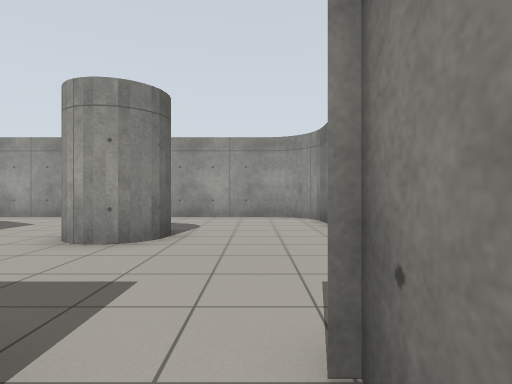
[1] (above)

24 first-person views from a walk through a Gazebo world. The camera is 0.94 m above the floor, looks level and sees 80° across. Floor lines are 1 m apart. The floor is counted in squares, 1 m on a side. Each view is taken from the middle of a square. On the plan, view 1 faces up. The plan holds only what a view shows up to about 11 squares ahead; the rest is blank.

[2]
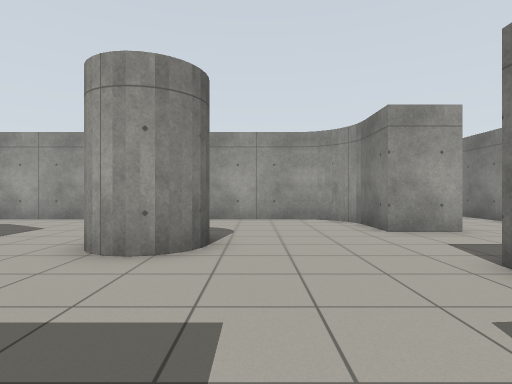

[3]
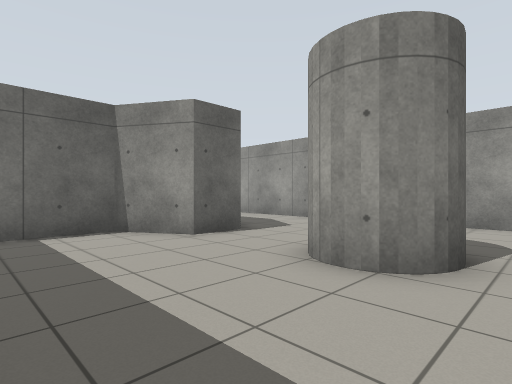

[4]
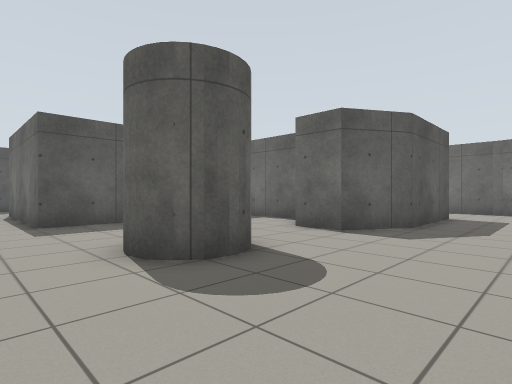

[5]
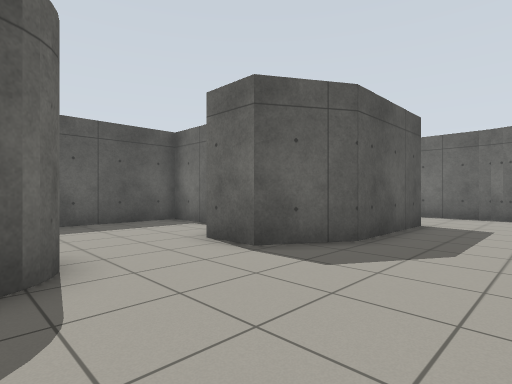

[6]
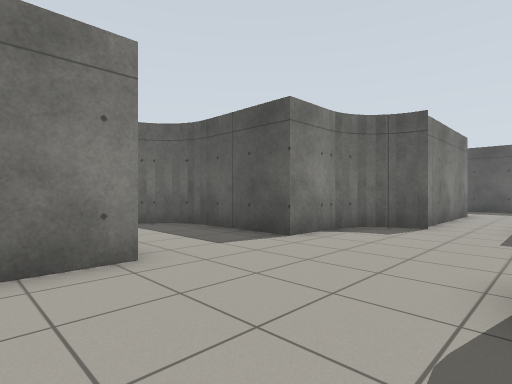

[7]
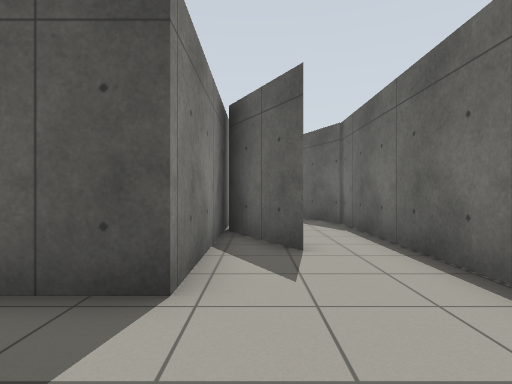

[8]
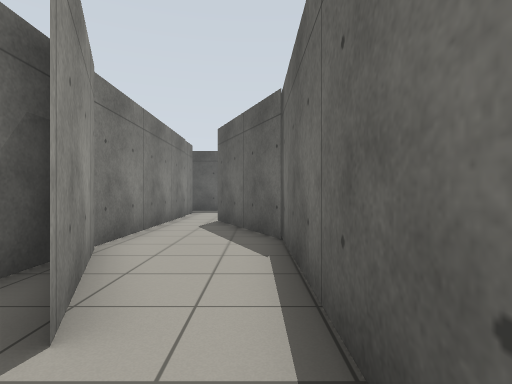

[9]
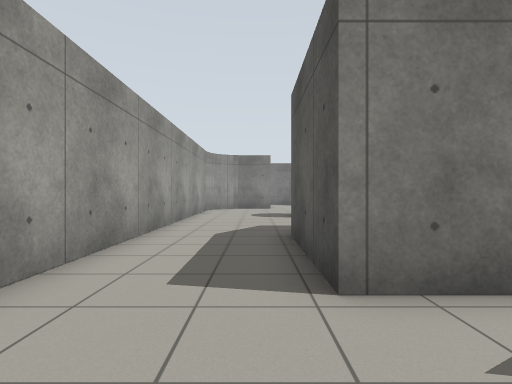

[10]
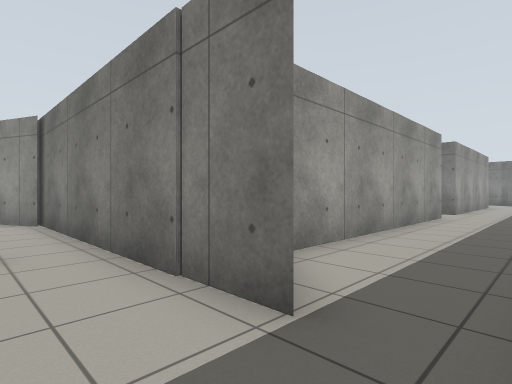

[11]
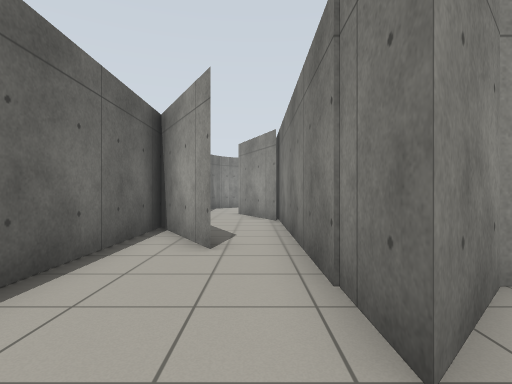

[12]
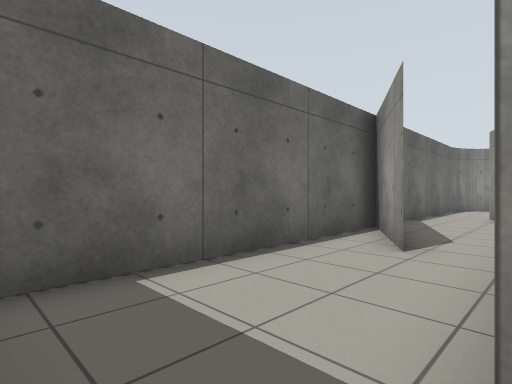

[13]
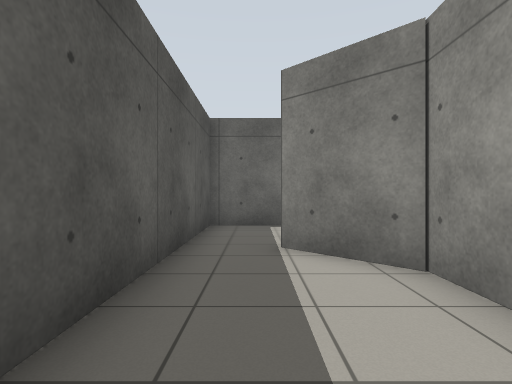

[14]
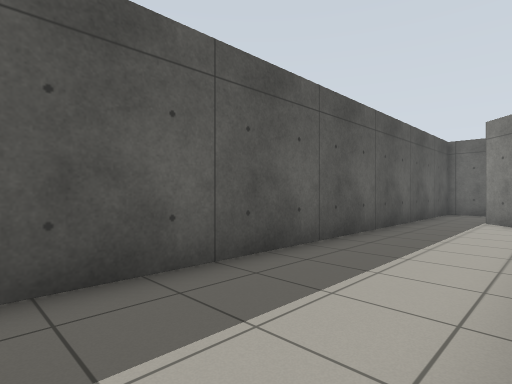

[15]
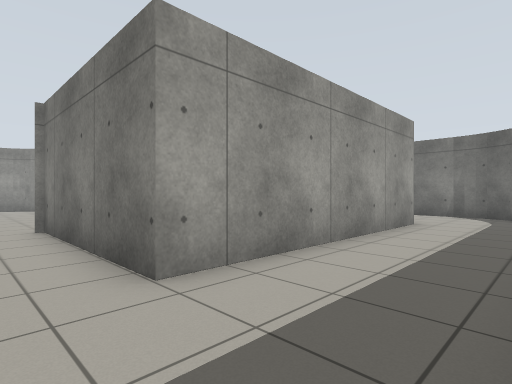

[16]
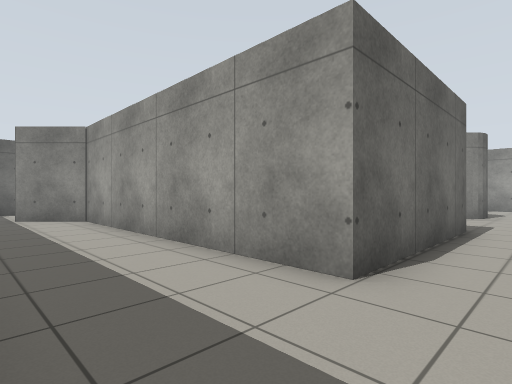

[17]
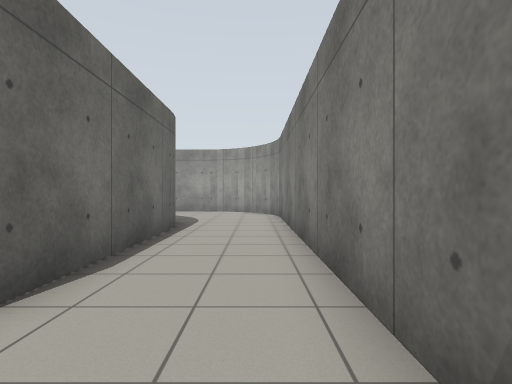

[18]
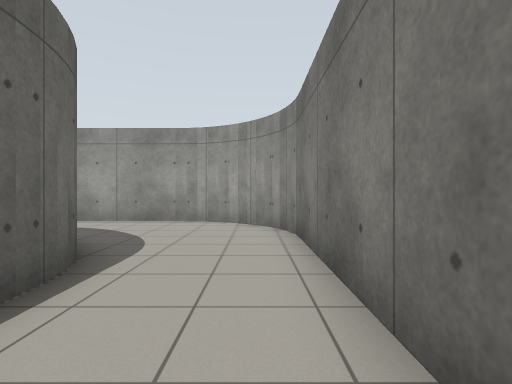

[19]
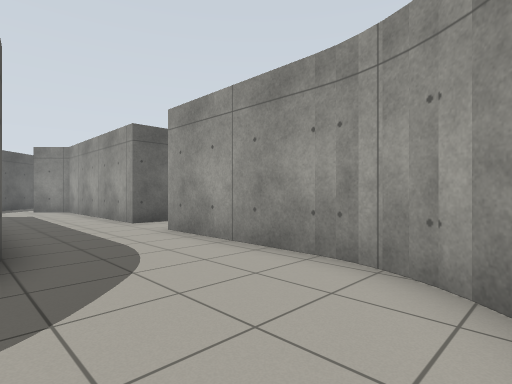

[20]
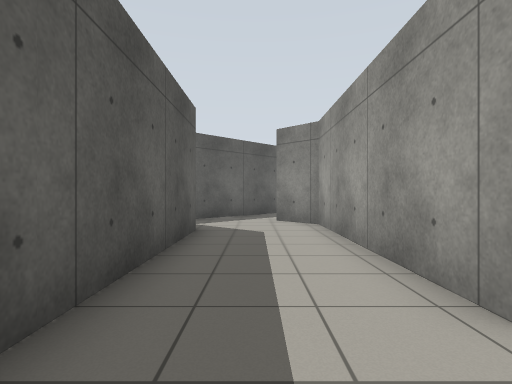

[21]
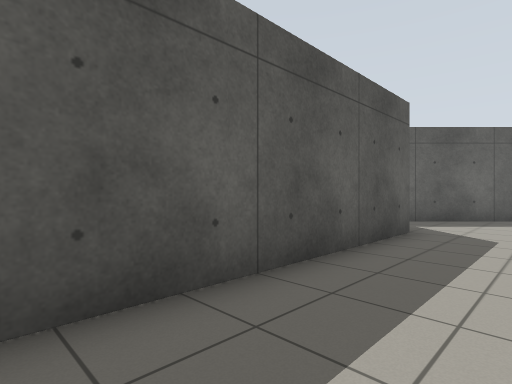

[22]
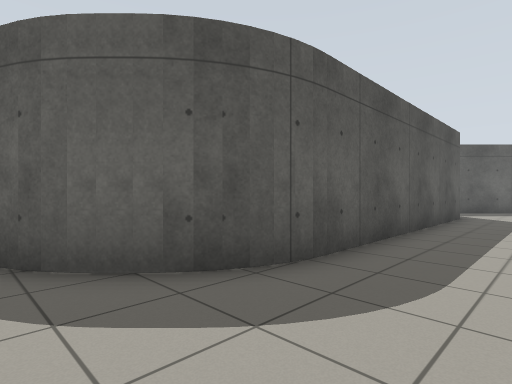

[23]
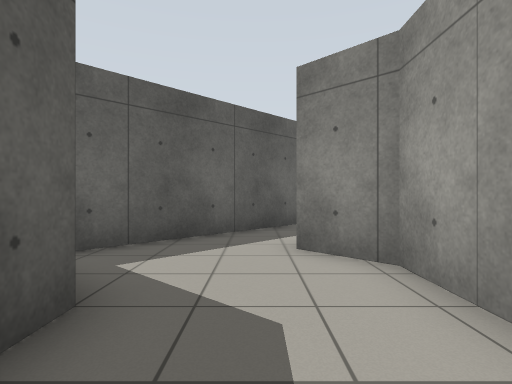

[24]
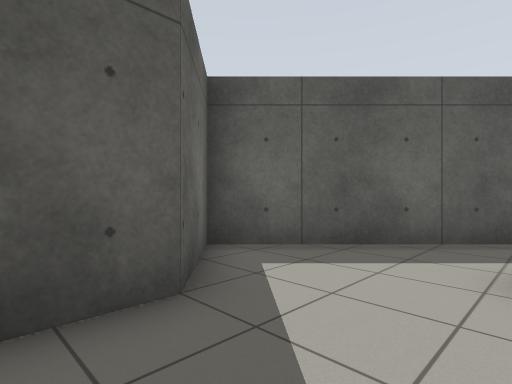

### Floor plan
Key: @ floor where view 1 was taken; # wall or solid block; . floor.
Columns run from 16 left of view 1 to 12 right of it. Each row starts with its distance up from view 1.
 22              #
 21      #########.########
 20  #...#................##
 19  ##....................#
 18   ##...................#
 17    ##..############....#
 16     ####          ##...#
 15                    #...#
 14                    ##..#
 13                     #..#
 12     ############### #..#
 11    ...............###..#
 10 #.................###..#
  9 #.................###..#
  8 #...#####..............#
  7 #...#   ##..###........#
  6 #..##   ##..###........#
  5 #..##  ##..........#####
  4 #..##  #..........##
  3 #...#  #..........#
  2 #...#  #..........#
  1 ##..#  ########..##
  0 ###.#         #.@#
 -1 #.#.#         #..#
 -2 #...#         #..#
 -3 #...#         #..#
 -4 #...###########..########....
 -5 #...#.......................#
 -6 #...........................#
 -7 #....................
 -8 ################

Where each view was taken, in squares from view 1:
view 1: 0 up, 0 right, facing up
view 2: 1 up, 1 left, facing up
view 3: 2 up, 1 left, facing up-left
view 4: 11 up, 0 right, facing down-left
view 5: 11 up, 3 left, facing down-left
view 6: 10 up, 2 left, facing down-right
view 7: 11 up, 13 left, facing down
view 8: 8 up, 15 left, facing down
view 9: 9 up, 15 left, facing right
view 10: 7 down, 14 left, facing up-right
view 11: 7 down, 13 left, facing up
view 12: 7 down, 12 left, facing up-left
view 13: 6 down, 7 left, facing left
view 14: 4 down, 1 left, facing down-left
view 15: 7 down, 1 left, facing up-right
view 16: 7 down, 0 right, facing up-left
view 17: 6 up, 6 right, facing up
view 18: 11 up, 6 right, facing up
view 19: 17 up, 6 right, facing up-left
view 20: 19 up, 1 left, facing left
view 21: 20 up, 1 left, facing down-left
view 22: 20 up, 4 right, facing down-left
view 23: 19 up, 6 left, facing left
view 24: 20 up, 7 left, facing down-left
